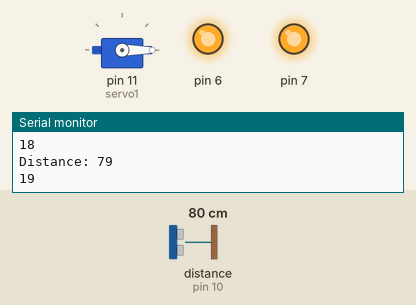
Simulated run of this sketch. Board: Arduino Uno, built with avr-gcc and run on an emulated ATmega328P. Shown: servo, output pins drawn as LEDs (lit = HIGH), the last lines printed to the serial monitor. The test bench sets the inputs (shaded band); at power-on: distance to the obstacle (sensor on pin 10) 80 cm. The echo pulse lasts 58.3 µs per cm; pins used as bus, display or sensor lines are not drawn.

Above: at 9.0 s.
9.1 s: distance to the obstacle (sensor on pin 10) set to 45 cm
At 11.0 s:
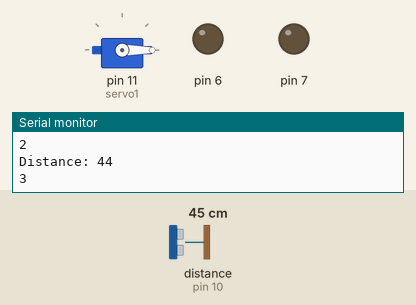
12.0 s: distance to the obstacle (sensor on pin 10) set to 38 cm
At 13.8 s:
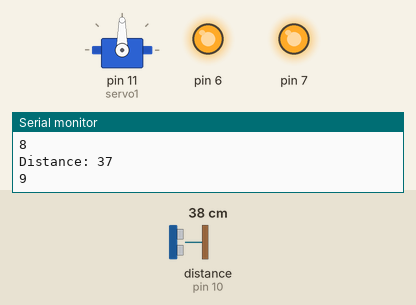
Timing chart, 0 to 15.3 s (numbered marks = the images above; inputs shaded):
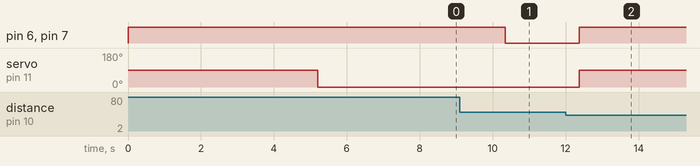

Measured:
- the behaviour switches between 41 and 40 cm on distance to the obstacle (sensor on pin 10) (found by bisection; images 1 and 2)
- after the input at 12.0 s, pin 6, pin 7: LOW → HIGH after 0.38 s; servo on pin 11 (servo1): 0° → 90° after 0.38 s

The sketch:

makemit_ultrasonic.ino
```cpp
const int trigPin = 9;
const int echoPin = 10;
// defines variables
long duration;
int distance;
int x = 0;
int y = 0;
#include <Servo.h>
Servo servo1;

void setup() {
  servo1.attach(11);
  pinMode(trigPin, OUTPUT); // Sets the trigPin as an Output
  pinMode(echoPin, INPUT); // Sets the echoPin as an Input
  Serial.begin(9600); // Starts the serial communication
  pinMode(7, OUTPUT);
  pinMode(6, OUTPUT);
}
void loop() {
  if (distance < 40) {
    servo1.write(90);
    digitalWrite(7, HIGH);
    digitalWrite(6, HIGH);
    delay(5000);
    x = 0;
    y = 0;
  } else {
    servo1.write(0);
    y = 1;
  }

  if (x < 25){
    x = x - 1 + pow(2,y);
  } else{
    digitalWrite(6, LOW);
    digitalWrite(7, LOW);
    x = 0;
  }
  // Clears the trigPin
  digitalWrite(trigPin, LOW);
  delayMicroseconds(2);
  // Sets the trigPin on HIGH state for 10 micro seconds
  digitalWrite(trigPin, HIGH);
  delayMicroseconds(10);
  digitalWrite(trigPin, LOW);
  // Reads the echoPin, returns the sound wave travel time in microseconds
  duration = pulseIn(echoPin, HIGH);
  // Calculating the distance
  distance = duration * 0.034 / 2;
  // Prints the distance on the Serial Monitor
  Serial.print("Distance: ");
  Serial.println(distance);
  Serial.println(x);
  delay(200);
}
```
